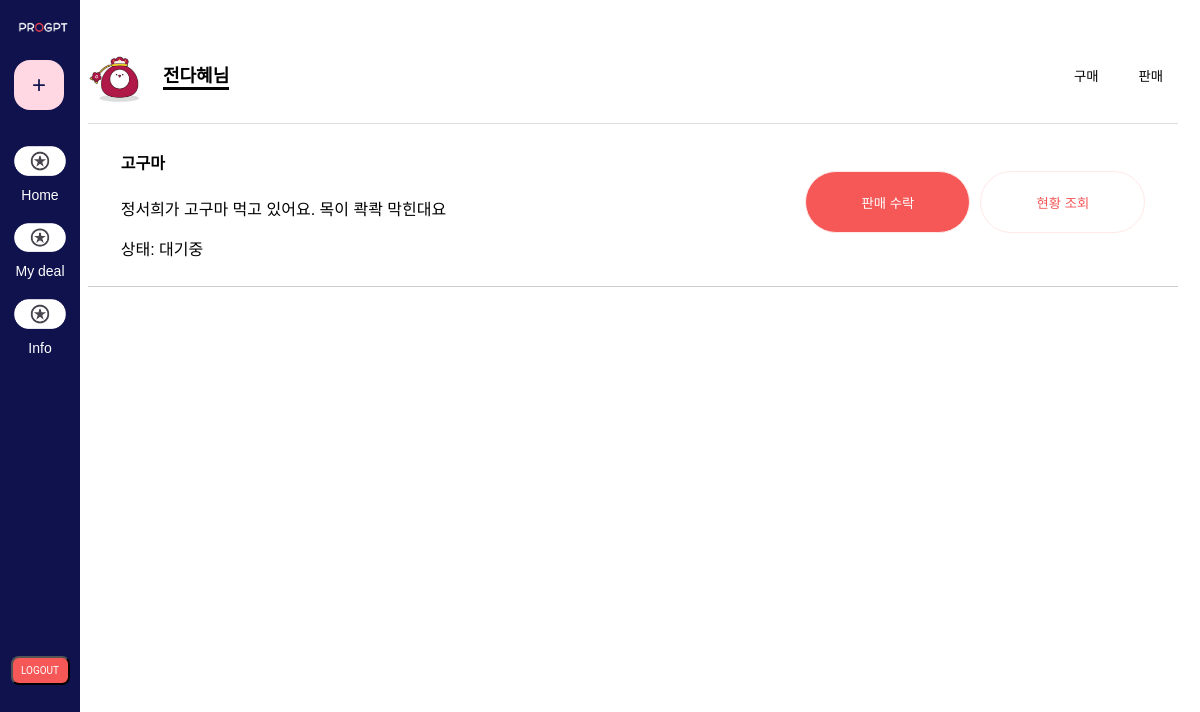
Screenshot of /mydeal_views/mydealsell (signed in) with the database file from the repository.
### app/models.py (models this page shows)
class User(db.Model):
    __tablename__ = 'user'
    id = db.Column(db.Integer, primary_key=True)
    username = db.Column(db.String(150), unique=True, nullable=False)
    password = db.Column(db.String(200), nullable=False)
    email = db.Column(db.String(120), nullable=False)  # unique=True를 제거합니다.
    posts = db.relationship('Post', backref='user', lazy=True)
    buys = db.relationship('Buy', backref='buyer', lazy=True)
    sells = db.relationship('Sell', backref='seller', lazy=True)

class Sell(db.Model):
    __tablename__ = 'sell'
    id = db.Column(db.Integer, primary_key=True)
    item_name = db.Column(db.String(200), nullable=False)
    description = db.Column(db.Text, nullable=False)
    status = db.Column(db.Enum(StatusEnum), nullable=False, default=StatusEnum.PENDING)  # 상태를 Enum으로 정의
    created_at = db.Column(db.DateTime, default=datetime.utcnow)
    user_id = db.Column(db.Integer, db.ForeignKey('user.id'), nullable=False)
    post_id = db.Column(db.Integer, db.ForeignKey('posts.id'), nullable=False)

### app/views/mydeal_views.py (the view)
@bp.route('/mydealsell')
def mydealsell():
    user_id = session.get('user_id')
    if not user_id:
        flash("로그인 후 이용해 주세요.")
        return redirect(url_for('auth_views.login'))
    sale_list = Sell.query.filter_by(user_id=user_id).all()
    return render_template('front/mydealsell.html', sales=sale_list)

### app/views/auth_views.py (called while the page is built)
@bp.before_app_request
def load_logged_in_user():
    user_id = session.get('user_id')
    if user_id is None:
        g.user = None
    else:
        g.user = User.query.get(user_id)

### app/templates/front/mydealsell.html (shortened to what this page needs)
<!DOCTYPE html>
<html lang="ko">
<head>
    <link rel="stylesheet" href="{{ url_for('static', filename='mydeal.css') }}">
    <link rel="stylesheet" href="{{ url_for('static', filename='bar.css') }}">
</head>
<body>
    <div class="sidebar">
        <div class="logo">
            <img src="{{ url_for('static', filename='logo.png') }}" alt="Logo">
            <button class="plus-button" onclick="location.href='{{ url_for('write_views.write') }}'">+</button>
        </div>
        <ul class="menu">
            <li><a href="#"><span class="icon" onclick="location.href='/home'"><img src="../../static/logologo.png" style="width:52px"></span> Home</a></li>
            <li><a href="#"><span class="icon" onclick="location.href='/mydeal_views/mydealbuy'"><img src="../../static/logologo.png" style="width:52px"></span> My deal</a></li>
            <li><a href="#"><span class="icon" onclick="location.href='/information'"><img src="../../static/logologo.png" style="width:52px"></span> Info</a></li>
            <form action="{{ url_for('auth.logout') }}" method="post" style="display:inline;">
                <button type="submit" class="logout">LOGOUT</button>
            </form>
        </ul>
    </div>
    <div class="content">
        <div class="user-info">
            <div style="display: flex; gap:15px; align-items: flex-end;">
                <img src="../../static/profilepic.png" alt="User Icon" class="user-icon">
                <p class="user-name">{{session['user_name']}}님</p>
            </div>
            <div class="purchase-sale">
                <button class="purchase-btn" onclick="location.href='/mydeal_views/mydealbuy'">구매</button>
                <button class="sale-btn" onclick="location.href='/mydeal_views/mydealsell'">판매</button>
            </div>
        </div>
    <div class="purchase-list">
        {% for sale in sales %}
        <div class="product-section">
            <div class="aboutabout">
                <h4>{{ sale.item_name }}</h4>
                <p>{{ sale.description }}</p>
                <p>상태: {{ sale.status.value }}</p>
            </div>
            <div style="display: flex; gap: 10px;">
                <button class="status-btn" id="statusButton" onclick="showSizeSelection()">판매 수락</button>
                <button class="status-btn2" onclick="toggleProgressBar('{{ sale.id }}')">현황 조회</button>
            </div>
        </div>
        {% endfor %}
    </div>
</div>
</body>
</html>

### app/static/mydeal.css (style rules this page uses)
body { display: flex; font-family: Arial, sans-serif; background-color: #ffffff; }
.content { margin-left: 60px; padding: 20px; width: calc(100% - 80px); background-color: #ffffff; min-height: 100vh; }
.user-info { display: flex; justify-content: space-between; align-items: center; margin-top: 15px; margin-bottom: 0px; border-bottom: 1px solid #ddd; padding-bottom: 15px; }
.user-name { border-bottom: solid #030303; align-items: flex-end; }
.user-info p { font-size: 18px; font-weight: bold; }
.user-icon { width: 60px; height: 60px; border-radius: 100%; overflow: none; }
.purchase-sale { display: flex; }
.purchase-btn, .sale-btn { background-color: #ffffff; color: black; border: none; padding: 10px 15px; margin-left: 10px; border-radius: 4px; cursor: pointer; }
.product-section, .product-list { background-color: white; padding: 3%; border: 1px solid #ddd; border-width: 0 0 1px; display: flex; justify-content: space-between; align-items: center; padding-top: 5px; }
.aboutabout { width:750px; text-align: justify; }
.status-btn { box-sizing: border-box; padding: 12px; gap: 8px; position: relative; width: 165px; height: 62px; background: #F65757; border: 1px solid #FEE9E7; border-radius: 9999px; color: #ffffff; }
.status-btn2 { box-sizing: border-box; padding: 12px; gap: 8px; position: relative; width: 165px; height: 62px; color:#F65757; background: #FFFFFF; border: 1px solid #FEE9E7; border-radius: 9999px; }

### app/static/bar.css (style rules this page uses)
.sidebar { width: 80px; height: 100vh; background-color: #0F124D;; color: white; position: fixed; display: flex; flex-direction: column; align-items: center; padding-top: 20px; left: 0; top: 0; }
.logo img { width: 50px; margin-bottom: 20px; margin-left: 6px; }
.menu { list-style-type: none; padding: 0; }
.menu li { margin: 20px 0; }
.menu li a { color: white; text-decoration: none; display: flex; flex-direction: column; align-items: center; font-size: 14px; }
.icon { font-size: 24px; margin-bottom: 5px; }
.plus-button { margin-top: auto; background-color: #FFD8E4; border: none; border-radius: 16px; width: 50px; height: 50px; font-size: 24px; color:#0F124D; cursor: pointer; display: flex; justify-content: center; align-items: center; margin-left: 2px; padding: 20px; }
.logout { font-family: roboto; box-sizing: border-box; display: flex; flex-direction: row; justify-content: center; align-items: center; padding: 12px; position: relative; margin-top: 300px; width: 59px; height: 29px; background: #F65757; border-radius: 8px; font-size: 10px; color: white; cursor: pointer; display: flex; }

### app/templates/front/mydealsell.html (style rules this page uses)
.product-section { margin-bottom: 20px; border-bottom: 1px solid #ccc; padding-bottom: 10px; }

### rows the page displays
User: user_name "전다혜"
Sell: item_name "고구마", description "정서희가 고구마 먹고 있어요. 목이 콱콱 막힌대요", status.value "대기중"
